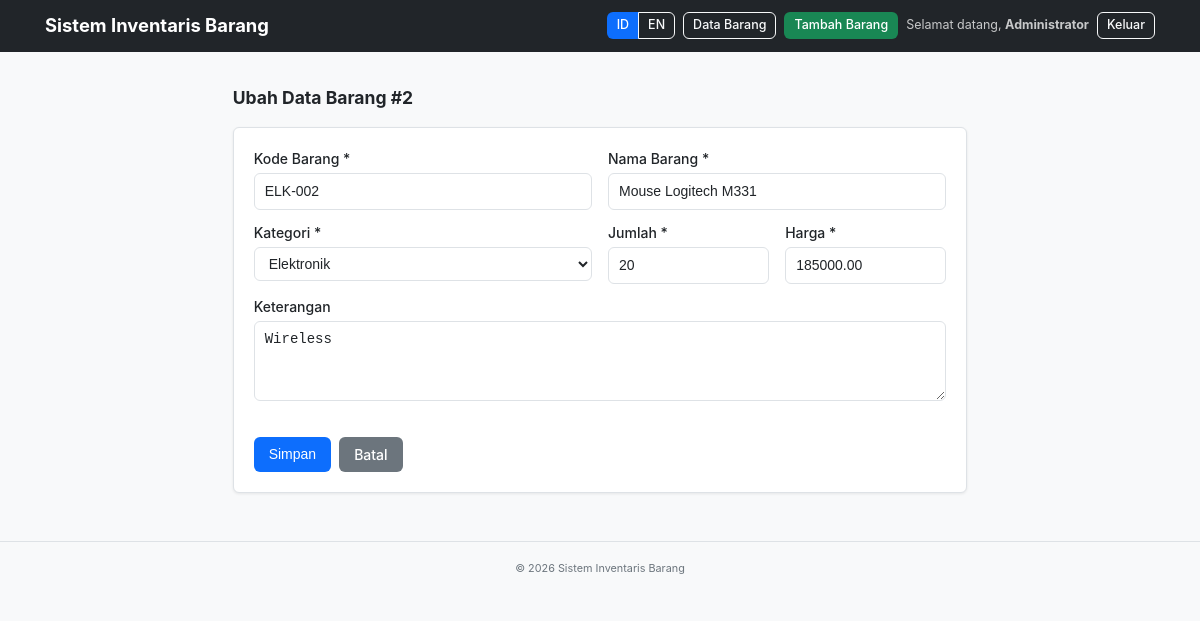
/edit.php?id=2 (signed in), run on the app's committed database.
### tables this page shows
CREATE TABLE IF NOT EXISTS barang (
    id INT AUTO_INCREMENT PRIMARY KEY,
    kode_barang VARCHAR(50) NOT NULL UNIQUE,
    nama_barang VARCHAR(150) NOT NULL,
    kategori VARCHAR(50) NOT NULL,
    jumlah INT NOT NULL DEFAULT 0,
    harga DECIMAL(15,2) NOT NULL DEFAULT 0,
    keterangan TEXT,
    created_at TIMESTAMP DEFAULT CURRENT_TIMESTAMP,
    updated_at TIMESTAMP DEFAULT CURRENT_TIMESTAMP ON UPDATE CURRENT_TIMESTAMP
);

### config/lang.php (called while the page is built, shortened)
<?php
$lang = $_SESSION['lang'] ?? 'id';
$langFile = __DIR__ . '/../lang/' . $lang . '.php';
$t = file_exists($langFile) ? require $langFile : require __DIR__ . '/../lang/id.php';
if (!function_exists('kategoriLabel')) {
    function kategoriLabel($key)
    {
        global $t;
        $map = [
            'elektronik' => 'kat_elektronik',
            'atk'        => 'kat_atk',
            'furniture'  => 'kat_furniture',
            'lainnya'    => 'kat_lainnya',
        ];
        return $t[$map[$key] ?? ''] ?? $key;
    }
}

### edit.php (the view, shortened to what this page needs)
<?php
require_once 'config/config.php';
$id = isset($_GET['id']) ? (int)$_GET['id'] : (isset($_POST['id']) ? (int)$_POST['id'] : 0);
$stmt = $conn->prepare("SELECT * FROM barang WHERE id = ? LIMIT 1");
$stmt->bind_param('i', $id);
$stmt->execute();
$result = $stmt->get_result();
$barang = $result->fetch_assoc();
?>
<?php include 'includes/header.php'; ?>
<div class="row justify-content-center">
    <div class="col-lg-8">
        <h3 class="mb-3"><?= htmlspecialchars($t['edit_title']) ?> #<?= (int)$barang['id'] ?></h3>
        <form method="post" action="edit.php?id=<?= (int)$barang['id'] ?>" class="card card-body shadow-sm">
            <div class="row g-3">
                <div class="col-md-6">
                    <label class="form-label"><?= htmlspecialchars($t['kode']) ?> *</label>
                    <input type="text" name="kode_barang" class="form-control"
                           value="<?= htmlspecialchars($barang['kode_barang']) ?>" required>
                </div>
                <div class="col-md-6">
                    <label class="form-label"><?= htmlspecialchars($t['nama']) ?> *</label>
                    <input type="text" name="nama_barang" class="form-control"
                           value="<?= htmlspecialchars($barang['nama_barang']) ?>" required>
                </div>
                <div class="col-md-6">
                    <label class="form-label"><?= htmlspecialchars($t['kategori']) ?> *</label>
                    <select name="kategori" class="form-select" required>
                        <?php foreach (['elektronik', 'atk', 'furniture', 'lainnya'] as $kat): ?>
                            <option value="<?= $kat ?>"
                                <?= $barang['kategori'] === $kat ? 'selected' : '' ?>>
                                <?= htmlspecialchars(kategoriLabel($kat)) ?>
                            </option>
                        <?php endforeach; ?>
                    </select>
                </div>
                <div class="col-md-3">
                    <label class="form-label"><?= htmlspecialchars($t['jumlah']) ?> *</label>
                    <input type="number" name="jumlah" class="form-control" min="0"
                           value="<?= htmlspecialchars($barang['jumlah']) ?>" required>
                </div>
                <div class="col-md-3">
                    <label class="form-label"><?= htmlspecialchars($t['harga']) ?> *</label>
                    <input type="number" step="0.01" name="harga" class="form-control" min="0"
                           value="<?= htmlspecialchars($barang['harga']) ?>" required>
                </div>
                <div class="col-12">
                    <label class="form-label"><?= htmlspecialchars($t['keterangan']) ?></label>
                    <textarea name="keterangan" rows="3" class="form-control"><?= htmlspecialchars($barang['keterangan']) ?></textarea>
                </div>
            </div>
            <div class="mt-4 d-flex gap-2">
                <button type="submit" class="btn btn-primary"><?= htmlspecialchars($t['save']) ?></button>
                <a href="index.php" class="btn btn-secondary"><?= htmlspecialchars($t['cancel']) ?></a>
            </div>
        </form>
    </div>
</div>
<?php include 'includes/footer.php'; ?>

### assets/style.css (style rules this page uses)
:root { --primary: #0d6efd; --success: #198754; --warning: #ffc107; --danger: #dc3545; --dark: #212529; --light: #f8f9fa; --muted: #6c757d; --border: #dee2e6; --radius: 6px; --shadow: 0 1px 3px rgba(0, 0, 0, .08); }
* { box-sizing: border-box; }
html, body { margin: 0; padding: 0; }
body { font-family: -apple-system, BlinkMacSystemFont, "Segoe UI", Roboto, "Helvetica Neue", Arial, sans-serif; font-size: 15px; line-height: 1.5; color: #212529; background: var(--light); }
a { color: var(--primary); text-decoration: none; }
.btn { display: inline-block; padding: 6px 14px; font-size: 14px; font-weight: 500; line-height: 1.5; text-align: center; border: 1px solid transparent; border-radius: var(--radius); cursor: pointer; background: transparent; color: #212529; transition: background .15s, border-color .15s, color .15s; white-space: nowrap; }
.btn-primary { background: var(--primary); color: #fff; }
.btn-secondary { background: #6c757d; color: #fff; }
.card { background: #fff; border: 1px solid var(--border); border-radius: var(--radius); box-shadow: var(--shadow); }
.card-body { padding: 1.25rem; }
.form-label { display: block; margin-bottom: 4px; font-weight: 500; font-size: 14px; }
.form-control, .form-select { display: block; width: 100%; padding: 7px 10px; font-size: 14px; line-height: 1.5; color: #212529; background: #fff; border: 1px solid var(--border); border-radius: var(--radius); transition: border-color .15s, box-shadow .15s; }
textarea.form-control { min-height: 80px; resize: vertical; }
.row { display: flex; flex-wrap: wrap; margin: 0 -8px; }
.row > * { padding: 0 8px; }
.g-3 > * { margin-bottom: 12px; }
.col-12, .col-md-3, .col-md-5, .col-md-6, .col-md-8, .col-lg-8 { flex: 0 0 100%; max-width: 100%; }
@media (min-width: 768px) { .col-md-3 { flex: 0 0 25%; max-width: 25%; } }
@media (min-width: 768px) { .col-md-6 { flex: 0 0 50%; max-width: 50%; } }
@media (min-width: 992px) { .col-lg-8 { flex: 0 0 66.6667%; max-width: 66.6667%; } }
.d-flex { display: flex; }
.justify-content-center { justify-content: center; }
.gap-2 { gap: .5rem; }
.mb-3 { margin-bottom: 1rem; }
.mt-4 { margin-top: 1.5rem; }
.bg-light { background: var(--light); }
.shadow-sm { box-shadow: var(--shadow); }

### data on the page
barang: id "2", kode_barang "ELK-002", nama_barang "Mouse Logitech M331", jumlah "20", harga "185000.00", keterangan "Wireless"

### other printed values
$t['app_name'] "Sistem Inventaris Barang"
$t['nav_barang'] "Data Barang"
$t['nav_add'] "Tambah Barang"
$t['welcome'] "Selamat datang"
$_SESSION['nama'] "Administrator"
$t['logout'] "Keluar"
$t['edit_title'] "Ubah Data Barang"
$t['kode'] "Kode Barang"
$t['nama'] "Nama Barang"
$t['kategori'] "Kategori"
$t['jumlah'] "Jumlah"
$t['harga'] "Harga"
$t['keterangan'] "Keterangan"
$t['save'] "Simpan"
$t['cancel'] "Batal"
